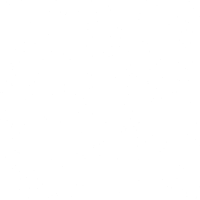
Frame 1 (no input)
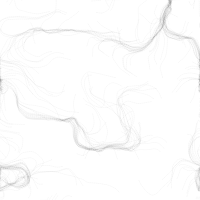
Frame 60 (no input)
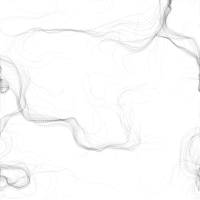
Frame 120 (the mouse pressed at the canvas centre since frame 60)

The p5.js sketch that drew these frames (run headless with seeded random() and noise() and a simulated clock; from frame 60 on, the mouse is pressed at the canvas centre):

// p5.js sketch
// ── sketch.js
window.increment = 0.1;
const width = 200;
const height = 200;
const scaleVal = 10; // number of pixels for each vector
let cols, rows;
let zOffset = 0;

let particles = [];
let flowfield = [];

function setup() {
    createCanvas(width, height);
    pixelDensity(1); // Workaround for high density displays like Retina
    cols = floor(width / scaleVal);
    rows = floor(height / scaleVal);

    for (let i = 0; i < 200; i++) {
        particles[i] = new Particle(random(width), random(height));
    }

    background(255);
}
  
function draw() {
    randomSeed(); // check documentation
    noiseDetail(10);
    let yOffset = 0;
    for (let x = 0; x < cols; x++) {
        let xOffset = 0;
        for (let y = 0; y < rows; y++) {
            const index = x + y * cols; // for flowfield
            const r = noise(xOffset, yOffset, zOffset) * TWO_PI * 4;
            const vect = p5.Vector.fromAngle(r);
            vect.setMag(1);

            // drawVector(vect, x, y);

            // fill(random(255));
            // fill(r);
            // rect(x * scaleVal, y * scaleVal, scaleVal, scaleVal);
            flowfield[index] = vect;
            xOffset += increment;
        }
        yOffset += increment;
        zOffset += increment / 500;
    }
    // noLoop();

    function drawVector(vect, x, y) {
        strokeWeight(1);
        stroke(0, 50); // show the vector with a bit of transparency to see the particles
        push();
        translate(x * scaleVal, y * scaleVal);
        rotate(vect.heading());
        line(0, 0, scaleVal, 0);
        pop();
    }

    for (let particle of particles) {
        // particle.edges(width, height);
        checkEdges(particle);
        particle.update();
        particle.show();
        follow(particle, flowfield);
    }

    function follow(particle, vectors) {
        const x = floor(particle.position.x / scaleVal);
        const y = floor(particle.position.y / scaleVal);
        const index = x + y * cols;
        const force = vectors[index];
        particle.applyForce(force);
    }

    function checkEdges(particle) {
        if (particle.position.x > width) {
            particle.x = 0;
        }
        if (particle.position.x < 0) {
            particle.x = width;
        }
        if (particle.position.y > height) {
            particle.y = 0;
        }
        if (particle.position.y < 0) {
            particle.y = height;
        }
    }
}
// ── particle.js
class Particle {
    constructor(x, y) {
        this.position = createVector(x, y);
        // this.velocity = p5.Vector.random2D();
        this.velocity = createVector(0, 0);
        this.acceleration = createVector(0, 0);
        this.maxSpeed = 2;
        this.prevPosition = this.position.copy();
    }

    update() {
        this.velocity.add(this.acceleration);
        this.velocity.limit(this.maxSpeed);
        this.position.add(this.velocity);
        this.acceleration.mult(0);
    }

    applyForce(force) {
        this.acceleration.add(force);
    }

    // edges(width, height) {
    //     if (this.position.x > width) this.position.x = 0;
    //     if (this.position.x < 0) this.position.x = width;
    //     if (this.position.y > height) this.position.y = 0;
    //     if (this.position.y < 0) this.position.x = height;
    // }

    get x() { 
        return this.position.x;
    }
    set x(x) {
        this.position.x = x;
        this.prevPosition.x = this.position.x;
    }

    get y() { 
        return this.position.y;
    }
    set y(y) {
        this.position.x = y;
        this.prevPosition.y = this.position.y;
    }

    show() {
        stroke(0, 5);
        strokeWeight(1);
        // point(this.position.x, this.position.y);
        line(this.position.x, this.position.y, this.prevPosition.x, this.prevPosition.y);
        this.prevPosition.x = this.position.x;
        this.prevPosition.y = this.position.y;
    }
}
